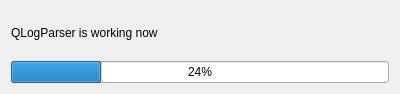
<?xml version="1.0" encoding="UTF-8"?>
<ui version="4.0">
 <class>ProgressWindow</class>
 <widget class="QDialog" name="ProgressWindow">
  <property name="geometry">
   <rect>
    <x>0</x>
    <y>0</y>
    <width>400</width>
    <height>94</height>
   </rect>
  </property>
  <property name="minimumSize">
   <size>
    <width>400</width>
    <height>94</height>
   </size>
  </property>
  <property name="maximumSize">
   <size>
    <width>16777215</width>
    <height>94</height>
   </size>
  </property>
  <property name="windowTitle">
   <string>Dialog</string>
  </property>
  <layout class="QGridLayout" name="gridLayout">
   <item row="1" column="0" colspan="2">
    <widget class="QProgressBar" name="progressBar">
     <property name="value">
      <number>24</number>
     </property>
    </widget>
   </item>
   <item row="0" column="0">
    <widget class="QLabel" name="label">
     <property name="text">
      <string>QLogParser is working now</string>
     </property>
    </widget>
   </item>
  </layout>
 </widget>
 <resources/>
 <connections/>
</ui>
